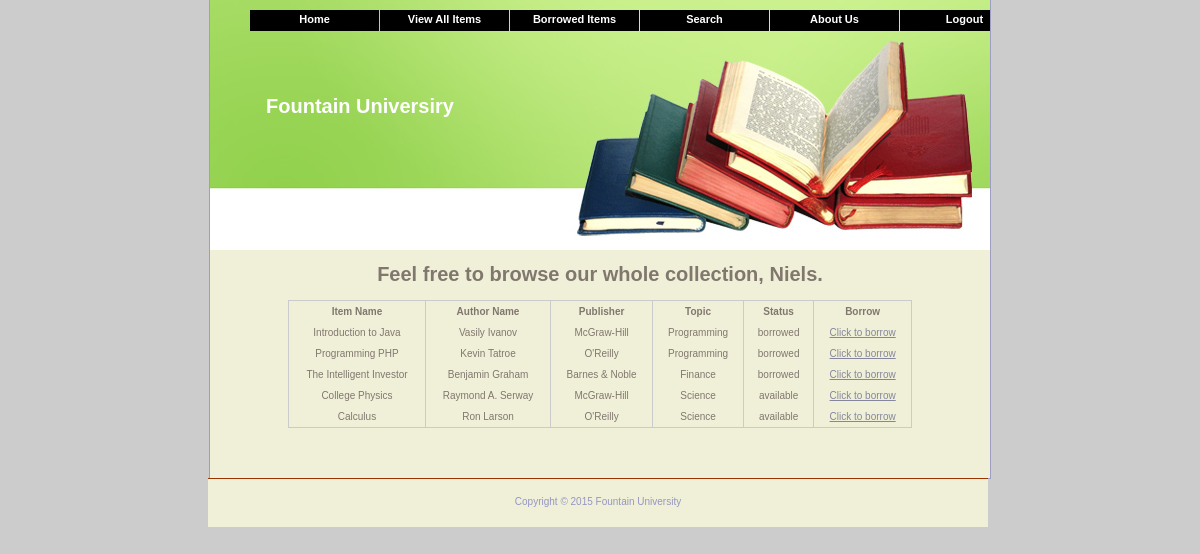
Screenshot of /lib/listItems.php (signed in) with the database file from the repository.
### tables this page shows
CREATE TABLE IF NOT EXISTS `user` (
  `UserID` int(11) NOT NULL AUTO_INCREMENT,
  `name` varchar(64) NOT NULL,
  `password` text NOT NULL,
  `FName` varchar(50) NOT NULL,
  `LName` varchar(50) NOT NULL,
  `Phone` varchar(10) NOT NULL,
  `Status` varchar(10) NOT NULL DEFAULT 'Active',
  `UTypeID` int(11) NOT NULL,
  PRIMARY KEY (`UserID`),
  KEY `UTypeID` (`UTypeID`)
);

CREATE TABLE IF NOT EXISTS `item` (
  `ItemID` int(11) NOT NULL AUTO_INCREMENT,
  `ItemName` varchar(100) NOT NULL,
  `LocID` int(11) NOT NULL,
  `ITID` int(11) NOT NULL,
  `PubID` int(11) NOT NULL,
  `AuthID` int(11) NOT NULL,
  `TopicID` int(11) NOT NULL,
  `status` varchar(15) NOT NULL DEFAULT 'available',
  PRIMARY KEY (`ItemID`),
  KEY `LocID` (`LocID`,`ITID`,`PubID`,`AuthID`,`TopicID`)
);

CREATE TABLE IF NOT EXISTS `author` (
  `AuthID` int(11) NOT NULL AUTO_INCREMENT,
  `AuthorName` varchar(50) NOT NULL,
  `Comments` varchar(150) NOT NULL,
  PRIMARY KEY (`AuthID`)
);

CREATE TABLE IF NOT EXISTS `publisher` (
  `PubID` int(11) NOT NULL AUTO_INCREMENT,
  `PublisherName` varchar(100) NOT NULL,
  `Address` varchar(100) NOT NULL,
  `Descr` varchar(100) NOT NULL,
  PRIMARY KEY (`PubID`)
);

CREATE TABLE IF NOT EXISTS `topic` (
  `TopicID` int(11) NOT NULL AUTO_INCREMENT,
  `TopicName` varchar(50) NOT NULL,
  `Description` varchar(150) NOT NULL,
  PRIMARY KEY (`TopicID`)
);

### lib/listItems.php (the view, shortened to what this page needs)
<!DOCTYPE html PUBLIC "-//W3C//DTD XHTML 1.0 Strict//EN" "http://www.w3.org/TR/xhtml1/DTD/xhtml1-strict.dtd">
<html xmlns="http://www.w3.org/1999/xhtml">
<head>
<link rel="stylesheet" href="style.css" type="text/css" media="screen" />
<link rel="stylesheet" href="pure-min.css" type="text/css" media="screen" />
</head>
<body>
<div id="container">
<?php
	include('header.php');
	include('db.php');
	?>
   <?php
$keyword = isset($_POST["iname"]) ? $_POST["iname"] : null;
$user_check=$_SESSION['name'];
$sql1 = "SELECT Fname FROM user WHERE name = '$user_check'";
$result1 = $conn->query($sql1);
while($row1 = $result1->fetch_assoc()){
echo "<h1>Feel free to browse our whole collection, ".$row1["Fname"].".</h1>";
}
$sql = "SELECT i.ItemID, i.ItemName, i.status, a.AuthorName, p.PublisherName, t.TopicName
FROM item i, author a, publisher p, topic t
WHERE ItemName LIKE '%$keyword%' AND i.AuthID=a.AuthID AND i.PubID=p.PubID AND i.TopicID=t.TopicID";
$result = $conn->query($sql);
if ($result->num_rows > 0) {
    echo "<table class='pure-table' style='width:80%; margin:auto auto 50px auto;'><tr><th>Item Name</th>
	<th>Author Name</th><th>Publisher</th><th>Topic</th><th>Status</th><th>Borrow</th></tr>";
    while($row = $result->fetch_assoc()) {
       echo "<tr><td>".$row["ItemName"]."</td><td>".$row["AuthorName"]."</td>
	   <td>".$row["PublisherName"]."</td><td>".$row["TopicName"]."</td><td>".$row["status"]."</td>
	   <td><a href='borrow.php?id=".$row["ItemID"]."'>Click to borrow</a></td></tr>";
    }
    echo "</table>";
} else {
    echo "0 results";
	echo($conn->error);
}
?>
	<div id="main_content">
	<?php
	include('footer.php');
	?>
</div>
</body>
</html>

### rows the page displays
user: FName "Niels"
item: ItemName "Introduction to Java", AuthID.AuthorName "Vasily Ivanov", PubID.PublisherName "McGraw-Hill", TopicID.TopicName "Programming", status "borrowed"
item: ItemName "Programming PHP", AuthID.AuthorName "Kevin Tatroe", PubID.PublisherName "O'Reilly", TopicID.TopicName "Programming", status "borrowed"
item: ItemName "The Intelligent Investor", AuthID.AuthorName "Benjamin Graham", PubID.PublisherName "Barnes & Noble", TopicID.TopicName "Finance", status "borrowed"
item: ItemName "College Physics", AuthID.AuthorName "Raymond A. Serway", PubID.PublisherName "McGraw-Hill", TopicID.TopicName "Science", status "available"
item: ItemName "Calculus", AuthID.AuthorName "Ron Larson", PubID.PublisherName "O'Reilly", TopicID.TopicName "Science", status "available"
